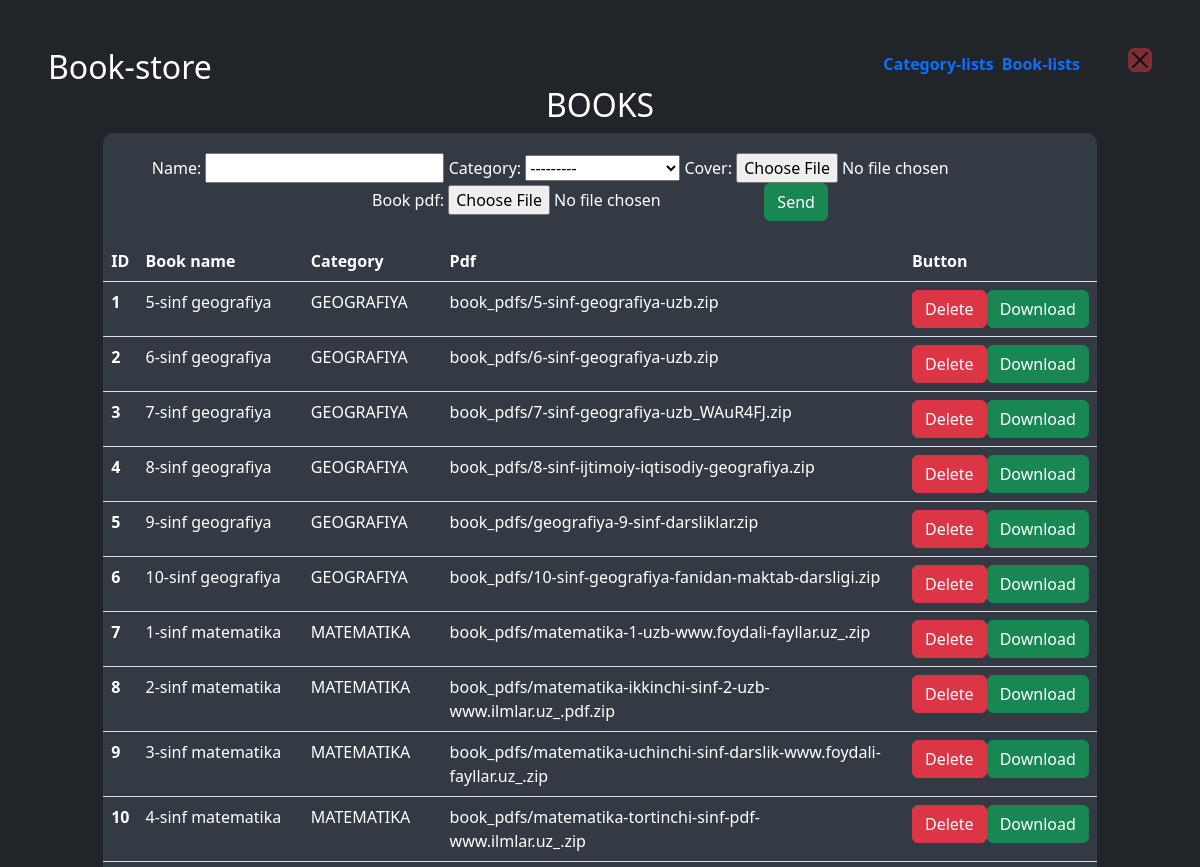
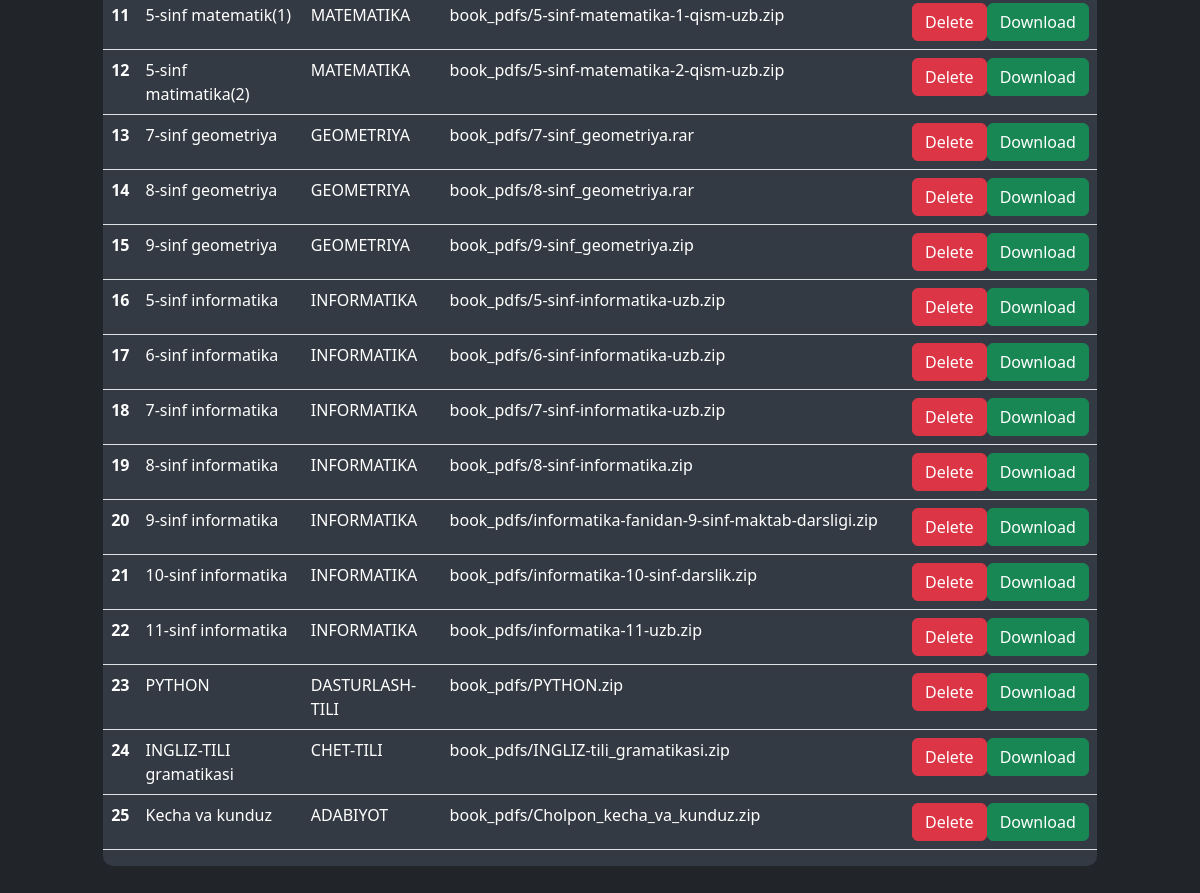
Page /admin-lists/ on the committed database (2 pictures, top to bottom).
### book/models.py (models this page shows)
class Category(models.Model):
    name = models.CharField(max_length=100)
    category_img = models.ImageField(upload_to='category_img/', null=True)
    def __str__(self):
        return self.name

class Book(models.Model):
    name = models.CharField(max_length=255)
    category = models.ForeignKey(Category, on_delete=models.CASCADE)
    cover = models.ImageField(upload_to='book_covers/')
    book_pdf = models.FileField(upload_to='book_pdfs/')

### book/views.py (the view)
# urls.py: path('admin-lists/', admin_list, name="lists"),
def admin_list(request):
    book = Book.objects.all()
    book_form = BookForm()
    return render(request, 'book/admin-lists.html', {'book': book, 'book_form': book_form})

### book/forms.py
class BookForm(forms.ModelForm):
    class Meta:
        model = Book
        fields = '__all__'

### book/templates/book/admin-lists.html (shortened to what this page needs)
{% extends 'book/admin-page.html' %}
{% load crispy_forms_tags %}
{% block header %}
    <header class="mb-auto w- h-5" >
    <div>
      <h2 class="float-md-start mb-0">Book-store</h2>
        <nav class="nav nav-masthead justify-content-center float-md-end">
        <a class="nav-link fw-bold py-1 px-0 active me-2" aria-current="page" href="{% url 'admin' %}" id="aa">Category-lists</a>
        <a class="nav-link fw-bold py-1 px-0 active me-5" aria-current="page" href="{% url 'lists' %}" id="a">Book-lists</a>
        <a href="{% url 'index' %}"><button type="button" class="btn-close bg-danger" aria-label="Close"></button></a>
        </nav>
    </div>
    </header>
{% endblock %}
{% block body %}
<h2>BOOKS</h2>
    <center>
        <div class="d-flex" style="width: 90%; height: auto; display: flex; justify-content: center; flex-wrap: wrap; background-color: #343a43; border-top-left-radius: 10px; border-top-right-radius: 10px; padding: 20px;">
      <form action="/add-book/" method="post" enctype="multipart/form-data">
            {{ book_form }}
          {% if test %}
            <h2>{{ test }}</h2>
        {% else %}
            <button type="submit" class="btn btn-success">Send</button>
        {% endif %}
        </form>
        </div>
    </center>
<center>
<div class="d-flex mb-5" style="width: 90%; background-color: #343a43; color: white; border-bottom-left-radius: 10px; border-bottom-right-radius: 10px;">
<table class="table">
  <thead>
    <tr>
      <th scope="col" style="color: white;">ID</th>
      <th scope="col" style="color: white;">Book name</th>
      <th scope="col" style="color: white;">Category</th>
      <th scope="col" style="color: white;">Pdf</th>
      <th scope="col" style="color: white;">Button</th>
    </tr>
  </thead>
  <tbody>
  {% for i in book %}
    <tr>
      <th scope="row" style="color: white;">{{ forloop.counter }}</th>
        <td style="color: white;">{{ i.name }}</td>
        <td style="color: white;">{{ i.category }}</td>
        <td style="color: white;">{{ i.book_pdf }}</td>
        <td style="color: white;">
          <div class="btn-group" role="group" aria-label="Basic mixed styles example">
          <form action="/delete-book/{{ i.id }}/" method="post">
            <button type="submit" class="btn btn-danger">Delete</button>
          </form>
              <a href="/media/{{ i.book_pdf }}" download><button type="button" class="btn btn-success">Download</button></a>
</div>
      </td>
    </tr>
  {% endfor %}
  </tbody>
</table>
</div>
</center>
{% endblock %}

### rows in the picture
Book: name "5-sinf geografiya", category "GEOGRAFIYA", book_pdf "book_pdfs/5-sinf-geografiya-uzb.zip"
Book: name "6-sinf geografiya", category "GEOGRAFIYA", book_pdf "book_pdfs/6-sinf-geografiya-uzb.zip"
Book: name "7-sinf geografiya", category "GEOGRAFIYA", book_pdf "book_pdfs/7-sinf-geografiya-uzb_WAuR4FJ.zip"
Book: name "8-sinf geografiya", category "GEOGRAFIYA", book_pdf "book_pdfs/8-sinf-ijtimoiy-iqtisodiy-geografiya.zip"
Book: name "9-sinf geografiya", category "GEOGRAFIYA", book_pdf "book_pdfs/geografiya-9-sinf-darsliklar.zip"
Book: name "10-sinf geografiya", category "GEOGRAFIYA", book_pdf "book_pdfs/10-sinf-geografiya-fanidan-maktab-darsligi.zip"
Book: name "1-sinf matematika", category "MATEMATIKA", book_pdf "book_pdfs/matematika-1-uzb-www.foydali-fayllar.uz_.zip"
Book: name "2-sinf matematika", category "MATEMATIKA", book_pdf "book_pdfs/matematika-ikkinchi-sinf-2-uzb-www.ilmlar.uz_.pdf.zip"
Book: name "3-sinf matematika", category "MATEMATIKA", book_pdf "book_pdfs/matematika-uchinchi-sinf-darslik-www.foydali-fayllar.uz_.zip"
Book: name "4-sinf matematika", category "MATEMATIKA", book_pdf "book_pdfs/matematika-tortinchi-sinf-pdf-www.ilmlar.uz_.zip"
Book: name "5-sinf matematik(1)", category "MATEMATIKA", book_pdf "book_pdfs/5-sinf-matematika-1-qism-uzb.zip"
Book: name "5-sinf matimatika(2)", category "MATEMATIKA", book_pdf "book_pdfs/5-sinf-matematika-2-qism-uzb.zip"
Book: name "7-sinf geometriya", category "GEOMETRIYA", book_pdf "book_pdfs/7-sinf_geometriya.rar"
Book: name "8-sinf geometriya", category "GEOMETRIYA", book_pdf "book_pdfs/8-sinf_geometriya.rar"
Book: name "9-sinf geometriya", category "GEOMETRIYA", book_pdf "book_pdfs/9-sinf_geometriya.zip"
Book: name "5-sinf informatika", category "INFORMATIKA", book_pdf "book_pdfs/5-sinf-informatika-uzb.zip"
Book: name "6-sinf informatika", category "INFORMATIKA", book_pdf "book_pdfs/6-sinf-informatika-uzb.zip"
Book: name "7-sinf informatika", category "INFORMATIKA", book_pdf "book_pdfs/7-sinf-informatika-uzb.zip"
Book: name "8-sinf informatika", category "INFORMATIKA", book_pdf "book_pdfs/8-sinf-informatika.zip"
Book: name "9-sinf informatika", category "INFORMATIKA", book_pdf "book_pdfs/informatika-fanidan-9-sinf-maktab-darsligi.zip"
Book: name "10-sinf informatika", category "INFORMATIKA", book_pdf "book_pdfs/informatika-10-sinf-darslik.zip"
Book: name "11-sinf informatika", category "INFORMATIKA", book_pdf "book_pdfs/informatika-11-uzb.zip"
Book: name "PYTHON", category "DASTURLASH-TILI", book_pdf "book_pdfs/PYTHON.zip"
Book: name "INGLIZ-TILI gramatikasi", category "CHET-TILI", book_pdf "book_pdfs/INGLIZ-tili_gramatikasi.zip"
Book: name "Kecha va kunduz", category "ADABIYOT", book_pdf "book_pdfs/Cholpon_kecha_va_kunduz.zip"
